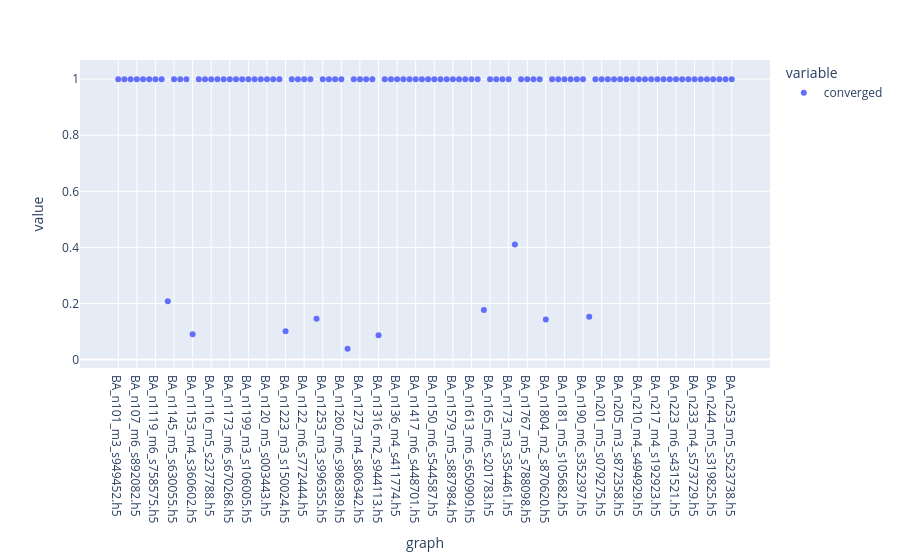

This figure's notebook cell:
### Code cell
px.scatter(df.groupby(["graph"]).converged.mean())

### Figure 1 — Plotly figure (JSON) as saved in the notebook; plotly's stock layout.template omitted (floating-point values rounded to 4 significant figures)
{"data": [{"hovertemplate": "variable=converged<br>graph=%{x}<br>value=%{y}<extra></extra>", "legendgroup": "converged", "marker": {"color": "#636efa", "symbol": "circle"}, "mode": "markers", "name": "converged", "orientation": "v", "showlegend": true, "type": "scatter", "x": ["BA_n101_m3_s949452.h5", "BA_n104_m3_s431888.h5", "BA_n1066_m4_s781583.h5", "BA_n107_m6_s892082.h5", "BA_n1103_m3_s984920.h5", "BA_n1117_m4_s569519.h5", "BA_n1119_m6_s758575.h5", "BA_n111_m5_s813393.h5", "BA_n1133_m3_s794066.h5", "BA_n1145_m5_s630055.h5", "BA_n1147_m5_s464901.h5", "BA_n1152_m6_s576726.h5", "BA_n1153_m4_s360602.h5", "BA_n1167_m4_s393990.h5", "BA_n116_m3_s689252.h5", "BA_n116_m5_s237788.h5", "BA_n116_m5_s666319.h5", "BA_n116_m6_s505116.h5", "BA_n1173_m6_s670268.h5", "BA_n1179_m5_s099562.h5", "BA_n1194_m6_s931637.h5", "BA_n1199_m3_s106005.h5", "BA_n1202_m4_s084526.h5", "BA_n120_m2_s376414.h5", "BA_n120_m5_s003443.h5", "BA_n1215_m6_s439851.h5", "BA_n1220_m2_s122099.h5", "BA_n1223_m3_s150024.h5", "BA_n122_m4_s583429.h5", "BA_n122_m4_s914338.h5", "BA_n122_m6_s772444.h5", "BA_n122_m6_s782620.h5", "BA_n1249_m3_s232140.h5", "BA_n1253_m3_s996355.h5", "BA_n1254_m6_s875291.h5", "BA_n125_m2_s233709.h5", "BA_n1260_m6_s986389.h5", "BA_n1265_m2_s513504.h5", "BA_n126_m6_s493204.h5", "BA_n1273_m4_s806342.h5", "BA_n1280_m5_s230409.h5", "BA_n1300_m6_s755368.h5", "BA_n1316_m2_s944113.h5", "BA_n133_m5_s627618.h5", "BA_n134_m6_s212124.h5", "BA_n136_m4_s411774.h5", "BA_n1377_m5_s194613.h5", "BA_n1405_m6_s961865.h5", "BA_n1417_m6_s448701.h5", "BA_n1457_m5_s226784.h5", "BA_n1489_m5_s839544.h5", "BA_n150_m6_s544587.h5", "BA_n153_m2_s575328.h5", "BA_n1577_m5_s403596.h5", "BA_n1579_m5_s887984.h5", "BA_n1594_m4_s400297.h5", "BA_n159_m2_s741150.h5", "BA_n1613_m6_s650909.h5", "BA_n162_m4_s320646.h5", "BA_n1644_m2_s863552.h5", "BA_n165_m6_s201783.h5", "BA_n170_m3_s840163.h5", "BA_n172_m4_s566520.h5", "BA_n173_m3_s354461.h5", "BA_n1744_m3_s461025.h5", "BA_n175_m5_s614056.h5", "BA_n1767_m5_s788098.h5", "BA_n176_m6_s467230.h5", "BA_n178_m6_s675736.h5", "BA_n1804_m2_s870620.h5", "BA_n180_m6_s411478.h5", "BA_n181_m4_s036003.h5", "BA_n181_m5_s105682.h5", "BA_n1850_m3_s292748.h5", "BA_n186_m2_s805197.h5", "BA_n190_m6_s352397.h5", "BA_n1925_m2_s656348.h5", "BA_n1994_m6_s057267.h5", "BA_n201_m5_s079275.h5", "BA_n202_m6_s160976.h5", "BA_n204_m3_s725598.h5", "BA_n205_m3_s872358.h5", "BA_n206_m6_s407911.h5", "BA_n208_m3_s260670.h5", "BA_n210_m4_s494929.h5", "BA_n211_m4_s369021.h5", "BA_n215_m2_s832642.h5", "BA_n217_m4_s192923.h5", "BA_n219_m5_s408691.h5", "BA_n223_m4_s628743.h5", "BA_n223_m6_s431521.h5", "BA_n227_m5_s390162.h5", "BA_n232_m5_s289189.h5", "BA_n233_m4_s573729.h5", "BA_n240_m4_s455510.h5", "BA_n242_m3_s608597.h5", "BA_n244_m5_s319825.h5", "BA_n246_m6_s827454.h5", "BA_n248_m2_s870153.h5", "BA_n253_m5_s523738.h5"], "xaxis": "x", "y": [1, 1, 1, 1, 1, 1, 1, 1, 0.2075, 1, 1, 1, 0.09021, 1, 1, 1, 1, 1, 1, 1, 1, 1, 1, 1, 1, 1, 1, 0.101, 1, 1, 1, 1, 0.1455, 1, 1, 1, 1, 0.03808, 1, 1, 1, 1, 0.08639, 1, 1, 1, 1, 1, 1, 1, 1, 1, 1, 1, 1, 1, 1, 1, 1, 0.1765, 1, 1, 1, 1, 0.4103, 1, 1, 1, 1, 0.1429, 1, 1, 1, 1, 1, 1, 0.1528, 1, 1, 1, 1, 1, 1, 1, 1, 1, 1, 1, 1, 1, 1, 1, 1, 1, 1, 1, 1, 1, 1, 1], "yaxis": "y"}], "layout": {"autosize": true, "legend": {"title": {"text": "variable"}, "tracegroupgap": 0}, "margin": {"t": 60}, "xaxis": {"anchor": "y", "autorange": true, "domain": [0, 1], "range": [-5.743, 104.7], "title": {"text": "graph"}, "type": "category"}, "yaxis": {"anchor": "x", "autorange": true, "domain": [0, 1], "range": [-0.0605, 1.099], "title": {"text": "value"}, "type": "linear"}}}
